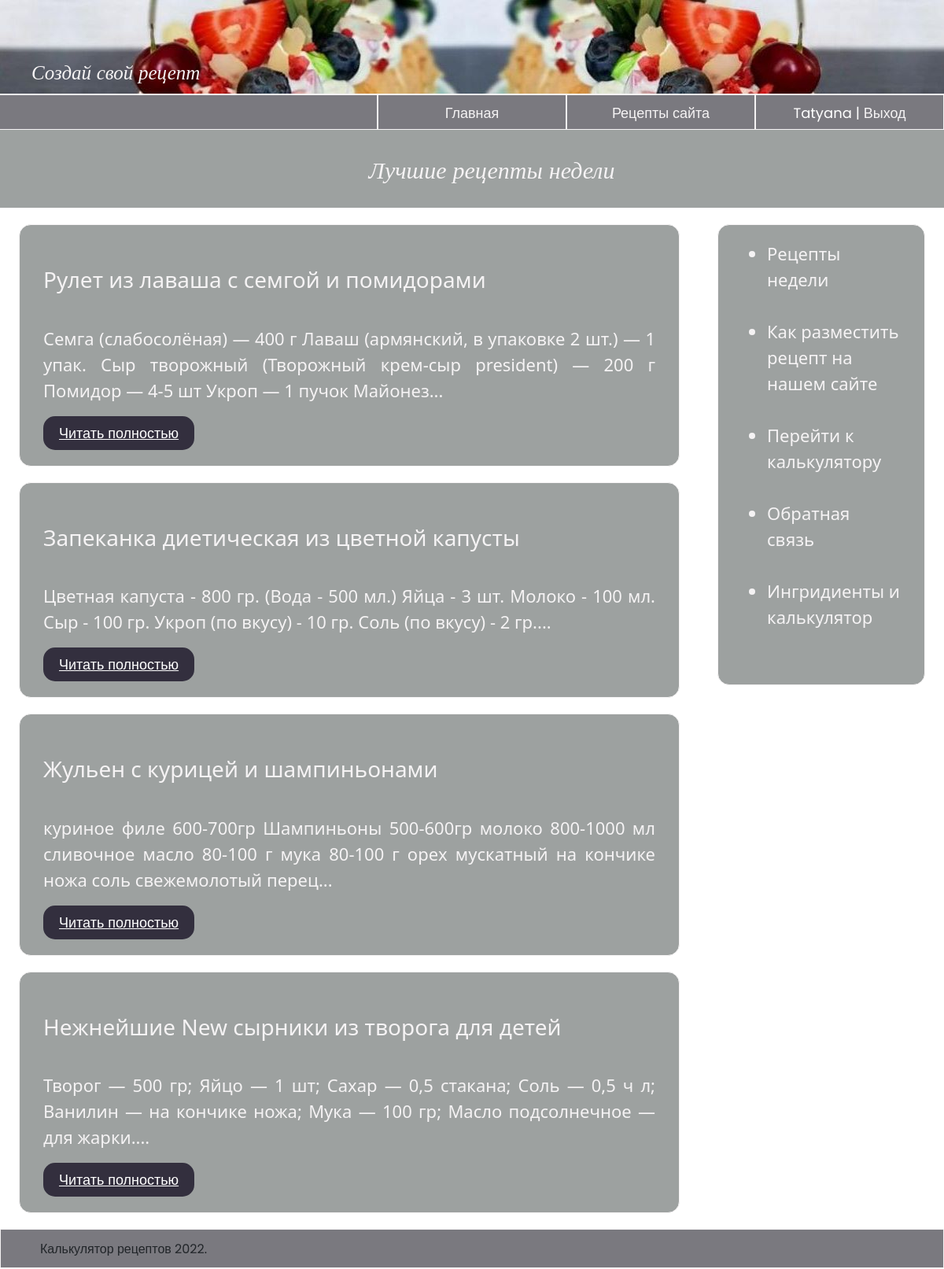
Page /db_recipes/recipe_month (signed in) on the committed database.
### db_recipes/models.py (models this page shows, shortened)
class Recipes(models.Model):
    title = models.CharField (max_length=100, verbose_name='Название рецепта')
    compound = models.TextField(max_length=500, verbose_name='Ингридиенты')
    cooking = models.TextField(max_length=2000, verbose_name='Процесс приготовления')
    class Meta:
        db_table='recipe'
        verbose_name='Рецепт'
        verbose_name_plural = 'Рецепты'

### db_recipes/views.py (the view)
# urls.py: path('recipe_month', views.recipe_month, name='recipe_month'),
def recipe_month(request):
    rec = Recipes.objects.all()
    return render(request, 'db_recipes/recipe_month.html', {'rec': rec})

### db_recipes/templates/db_recipes/recipe_month.html (shortened to what this page needs)
{% extends 'main/layout.html' %}
{% block greeting%} Лучшие рецепты недели {% endblock %}
{% block content%}
        {% for el in rec%}
        <div id="main"id="list_rec">
          <br>
          <h3>{{ el.title }}</h3>
          <br>
          <p>{{ el.compound}}...</p>
            <a href={% url 'recipe-detail' el.id %} class="button_add">Читать полностью</a>
        </div>
        {% endfor %}
{% endblock %}

### main/templates/main/layout.html (shortened to what this page needs)
{% load static %}
<!doctype html>
<html>
  <head>
    <link rel="stylesheet" href="{%static 'main/css/main.css'%}">
    <link rel="stylesheet" href="https://cdn.jsdelivr.net/npm/bootstrap@5.1.3/dist/css/bootstrap.min.css">
  </head>
<body>
  <div id="topic"><i> Создай свой рецепт</i></div>
  {% if request.user.is_authenticated%}
  <div class="class-text">{{user.username }} | <a href="{% url 'logout' %}" title="Выйти" class="class-link">Выход</a></div>
  {% else %}
  <div class="class-text"><a href="{% url 'register' %}" title="Регистрироваться" class="class-link">Регистрация</a> | <a href="{% url 'login' %}" title="Для зарегистрированных пользователей" class="class-link">Авторизация</a></div>
  {% endif %}
  <div class="class-text"><a href="{% url 'all_recipes' %}" title="Посмотреть рецепты" class="class-link">Рецепты сайта</a></div>
  <div class="class-text"><a href="{% url 'index' %}" title="Перейти на главную страницу" class="class-link">Главная</a></div>
  <div class="class-text" id="header">
  </div>
  <div id="greeting"> <i> {% block greeting%} {% endblock %}</i></div>
   <div class="aside">
   <ul>
     <a href="{% url 'recipe_month' %}" title="Приготовь по рецепту месяца" class="aside-link"><li> Рецепты недели </li></a>
     <br>
     <a href="{% url 'accommodation' %}" title="Посмотри, как твой рецепт может попасть на наш сайт"  class="aside-link"><li> Как разместить рецепт на нашем сайте</li></a>
     <br>
     <a href="{% url 'calculator' %}" title="Посмотри рецепты сайта" class="aside-link"><li> Перейти к калькулятору</li></a>
     <br>
     <a href="{% url 'feedback' %}" title="Для входа и регистрации" class="aside-link"><li> Обратная связь</li></a>
     <br>
     <a href="{% url 'ingredient' %}" title="Посмотреть базу ингридиентов" class="aside-link"><li> Ингридиенты и калькулятор</li></a>
     <br>
   </ul>
 </div>
  {% block content%}
  {% endblock %}
   <div id="footer"> Калькулятор рецептов 2022. </div>
</body>
</html>

### main/static/main/css/main.css (style rules this page uses)
* { margin: 0; padding: 0; }
#topic { width: 100%; height: 120px; text-align: left; padding-left: 40px; border-bottom: 1px solid #f5f3f4; background-image: url("../img/back.jpg"); color:#f5f3f4; font-size: 25px; line-height:180px; margin-left: 0; float: left; font-family: 'Pacifico', cursive; }
.class-text { color: white; border: 1px solid #f5f3f4; width: 20%; float: right; height: 45px; line-height:45px; font-size: 18px; text-align: center; font-family: 'Poppins', sans-serif; background: #7a797f; }
.class-link { text-decoration: none; color: #f5f3f4; }
#header { height: 45px; line-height:45px; width: 40%; float: right; border-left: none; padding-right: 5%; }
#greeting { width: 100%; height: 100px; text-align:center; font-family: 'Abel', sans-serif; border-bottom: 1px solid #f5f3f4; background:#9da1a0; color:#f5f3f4; font-size: 30px; font-style: italic; line-height:100px; margin-bottom: 50 px; float:left; font-family: 'Pacifico', cursive; padding-left: 50px; }
#main, .aside { margin-top: 20px; border: 1px solid #f5f3f4; opacity: 100%; background:#9da1a0; color: #f5f3f4; margin-left: 2%; border-radius: 15px; font-size: 22px; }
#main { width:70%; text-align:justify; float: left; padding: 20px 2.5%; }
.aside { width: 22%; text-align: left; padding-left: 10px; float: right; margin-right: 2%; padding: 20px 2.5%; color:#f5f3f4; }
#footer { margin-top: 20px; float:left; width: 100%; height: 50px; text-align: left; padding-left: 50px; border: 1px solid #f5f3f4; background-color:#7a797f; line-height:50px; font-family: 'Poppins', sans-serif; font-size: 16px }
.aside-link { text-decoration: none; color: #f5f3f4; }
.button_add { color: white; float:left; border-radius: 15px; background:#332f3e; font-size: 18px; padding: 8px 20px; font-family: 'Poppins', sans-serif; border: none; }

### rows in the picture
Recipes: title "Рулет из лаваша с сeмгой и помидорами", compound "Семга (слабосолёная) — 400 г Лаваш (армянский, в упаковке 2 шт.) — 1 упак. Сыр творожный (Творожный крем-сыр president) — 200 г Помидор — 4-5 шт Укроп — 1 пучок Майонез"
Recipes: title "Запеканка диетическая из цветной капусты", compound "Цветная капуста - 800 гр. (Вода - 500 мл.) Яйца - 3 шт. Молоко - 100 мл. Сыр - 100 гр. Укроп (по вкусу) - 10 гр. Соль (по вкусу) - 2 гр."
Recipes: title "Жульен с курицей и шампиньонами", compound "куриное филе 600-700гр Шампиньоны 500-600гр молоко 800-1000 мл сливочное масло 80-100 г мука 80-100 г орех мускатный на кончике ножа соль свежемолотый перец"
Recipes: title "Нежнейшие New сырники из творога для детей", compound "Творог — 500 гр; Яйцо — 1 шт; Сахар — 0,5 стакана; Соль — 0,5 ч л; Ванилин — на кончике ножа; Мука — 100 гр; Масло подсолнечное — для жарки."

### other values in the picture
{{ user.username }} "Tatyana"
